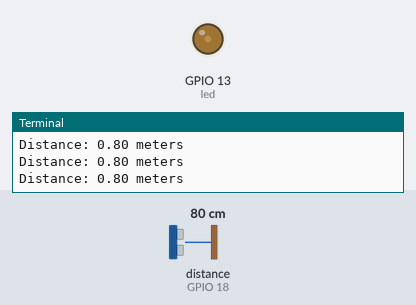
A program run on a simulated Raspberry Pi (BCM pin numbers). Shown: output pins drawn as LEDs (lit = HIGH), the last lines printed to the terminal. Inputs (shaded band) come from the test bench; at power-on: distance to the obstacle (sensor on GPIO 18) 80 cm. The echo pulse lasts 58.3 µs per cm.

Above: at 1.2 s.
1.3 s: distance to the obstacle (sensor on GPIO 18) set to 2 cm
At 2.7 s:
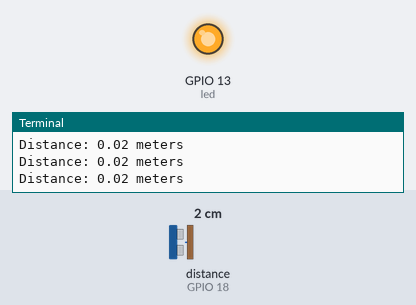
3.0 s: distance to the obstacle (sensor on GPIO 18) set to 35 cm
At 4.4 s:
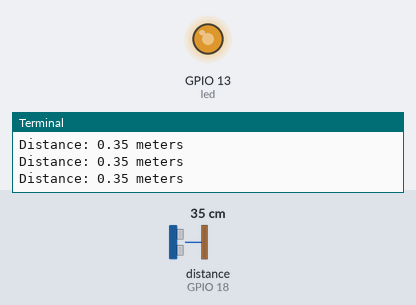
4.7 s: distance to the obstacle (sensor on GPIO 18) set to 60 cm
At 5.9 s:
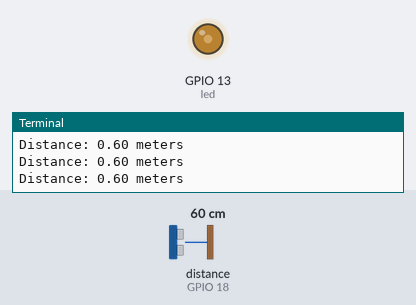
6.4 s: distance to the obstacle (sensor on GPIO 18) set to 120 cm
At 7.4 s:
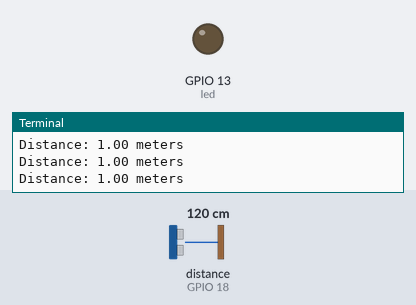
8.1 s: distance to the obstacle (sensor on GPIO 18) set to 4 cm
At 8.9 s:
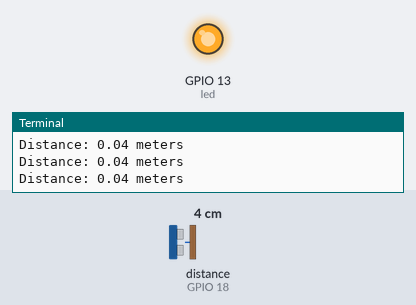
9.9 s: distance to the obstacle (sensor on GPIO 18) set to 250 cm
At 10.5 s:
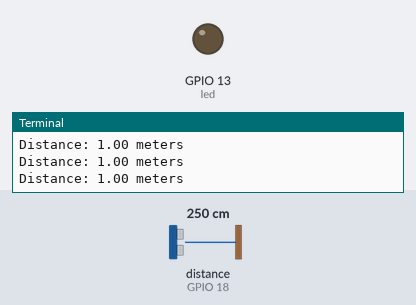
Timing chart, 0 to 12.7 s (numbered marks = the images above; inputs shaded):
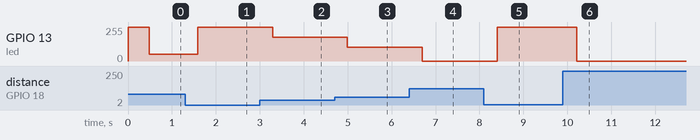

Measured:
- after the input at 1.3 s, GPIO 13 (led): 51/255 → 255/255 after 0.28 s
- after the input at 3.0 s, GPIO 13 (led): 255/255 → 179/255 after 0.29 s
- after the input at 4.7 s, GPIO 13 (led): 179/255 → 102/255 after 0.29 s
- after the input at 6.4 s, GPIO 13 (led): 102/255 → 0/255 after 0.30 s
- after the input at 8.1 s, GPIO 13 (led): 0/255 → 255/255 after 0.31 s
- after the input at 9.9 s, GPIO 13 (led): 255/255 → 0/255 after 0.31 s

The program:

task7.3D.py
```python
# Importing the sleep function from the time module
from time import sleep

# Importing DistanceSensor and PWMLED classes from the gpiozero library
from gpiozero import DistanceSensor, PWMLED

# Create a PWM LED on GPIO pin 13
led = PWMLED(13)

# Create a distance sensor with echo on GPIO 18 and trigger on GPIO 17
distance_sensor = DistanceSensor(echo=18, trigger=17)

# Define a safe_exit function to handle termination signals
def exit_safely():
    exit(1)

# Main function to control the LED brightness based on distance
def main():
    # A flag to indicate if the program is running
    running = True

    try:
        # Turn on the LED initially
        led.on()

        while running:
            # Get the distance from the sensor
            distance = distance_sensor.value

            # Print the distance with two decimal places
            print(f'Distance: {distance:1.2f} meters')

            # Calculate the duty cycle for LED brightness
            brightness = round(1.0 - distance, 1)

            # Ensure the brightness is not below 0
            if brightness < 0:
                brightness = 0.0

            # Set the LED brightness
            led.value = brightness

            # Sleep for a short duration (0.1 seconds)
            sleep(0.1)

    except KeyboardInterrupt:
        pass

    finally:
        # Clean up and close the sensor when the program ends
        running = False
        distance_sensor.close()

# Check if this script is being run directly
if __name__ == '__main__':
    main()
```
